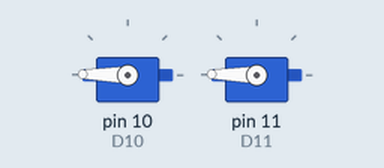
A sketch run on a simulated Arduino Uno, built with avr-gcc and run on an emulated ATmega328P. On the bench: 2 × servo.

Above: at 0.05 s.
Timing chart, 0 to 3.0 s (numbered marks = the images above):
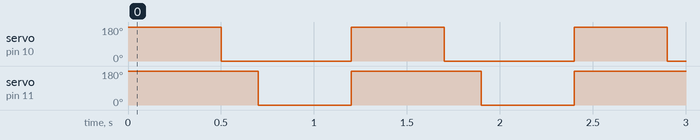

The sketch:

NOX_BOX_test_servo.ino
```cpp
#include <Servo.h>
Servo D10;
Servo D11;
void setup() {
  D10.attach(10);
  D11.attach(11);
}
void loop() {
  D10.write(179);
  D11.write(179);
  delay(500);
  D10.write(0);
  delay(200);
  D11.write(0);
  delay(500);
}
```

Measured:
- by itself, servo on pin 10 (D10): alternates 179° for 0.50 s and 0° for 0.70 s
- by itself, servo on pin 11 (D11): alternates 179° for 0.70 s and 0° for 0.50 s
